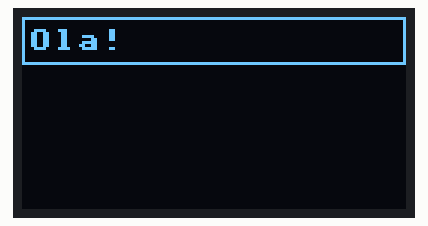
A program run on a simulated ESP8266 board running MicroPython. Shown: 128×64 one-colour display.

Above: at 0.1 s.
At 6.1 s:
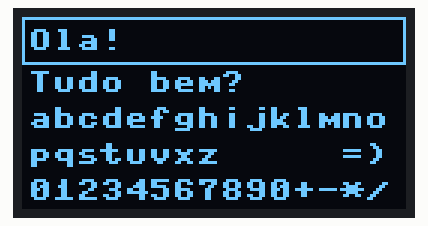
At 11.2 s:
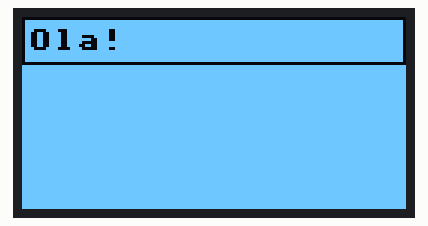
At 17.2 s:
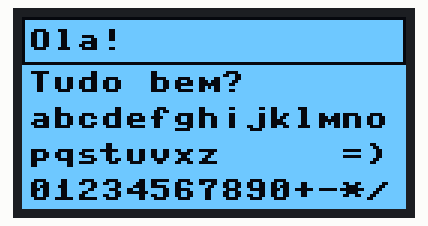
At 25.3 s:
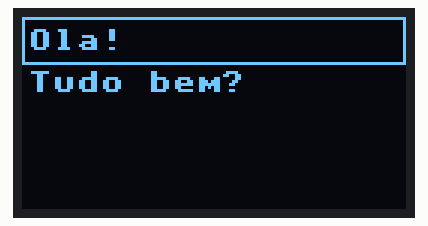
At 36.3 s:
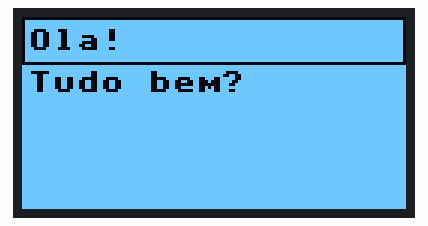

The program:

12_oled_i2c.py
```python
#
# Oficina de Computação Física
# Prof. Peter Jandl Jr
#
# 12_oled_i2c.py
# Uso de display OLED conectado com protocolo I2C.
#
from machine import Pin, I2C
from time import sleep
import ssd1306

# Configura barramento I2C
i2c = I2C(sda=Pin(4), scl=Pin(5))
# Cria objeto p/ controle do display OLED 128x64 I2C
oled = ssd1306.SSD1306_I2C(128, 64, i2c)

pen = 1 # 1 ativa pontos, 0 desliga pontos
for r in range(4):
    oled.fill(not pen) # preenche display
    oled.rect(0, 0, 128, 16, pen) # retangulo
    oled.text('Ola!', 2, 4, pen) # escreve texto em x,y
    oled.show() # renderiza desenhos e texto
    sleep(3.0)
    oled.text('Tudo bem?', 2, 18, pen)
    oled.show()
    sleep(3.0)
    oled.text('01234567890+-*/', 2, 54, pen)
    oled.text('abcdefghijklmno', 2, 30, pen)
    oled.text('pqstuvxz     =)', 2, 42, pen)
    oled.show()
    sleep(5.0)
    pen = not pen # inverte caneta

oled.poweroff() # desliga display
```

Measured:
- what the display in image 1 shows lasts 5.0 s, from 6.1 s to 11.1 s
- what the display in image 2 shows lasts 3.0 s, from 11.1 s to 14.1 s
